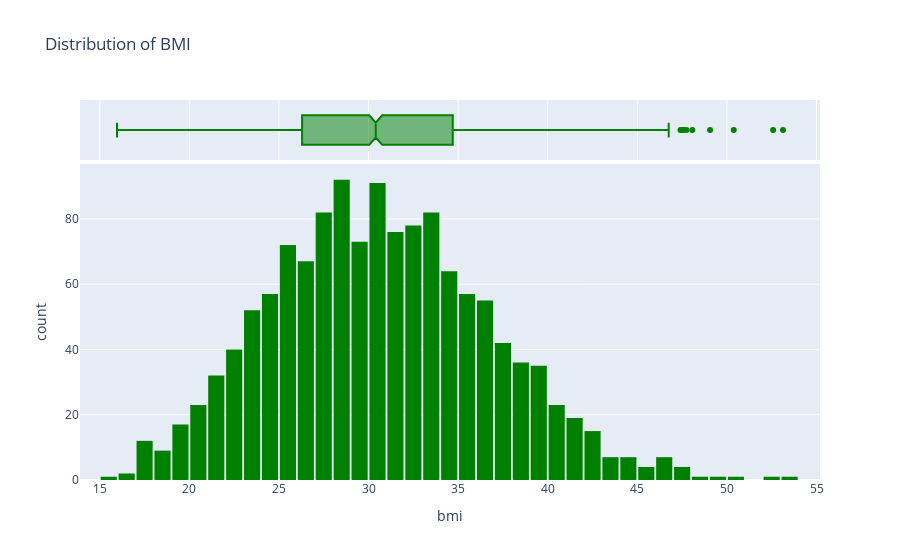

This figure's notebook cell:
### Code cell
fig1 = px.histogram(medical_df,x='bmi',marginal='box',color_discrete_sequence=['green'],title='Distribution of BMI')
fig1.update_layout(bargap=0.1)
fig1.show()

### Figure 1 — Plotly figure (JSON) as saved in the notebook; plotly's stock layout.template omitted (floating-point values rounded to 4 significant figures; data arrays with more than 128 entries replaced by an {"elided": "..."} marker saying what was removed)
{"data": [{"bingroup": "x", "hovertemplate": "bmi=%{x}<br>count=%{y}<extra></extra>", "legendgroup": "", "marker": {"color": "green", "pattern": {"shape": ""}}, "name": "", "orientation": "v", "showlegend": false, "type": "histogram", "x": {"elided": "1338 float values"}, "xaxis": "x", "yaxis": "y"}, {"hovertemplate": "bmi=%{x}<extra></extra>", "legendgroup": "", "marker": {"color": "green"}, "name": "", "notched": true, "showlegend": false, "type": "box", "x": {"elided": "1338 float values"}, "xaxis": "x2", "yaxis": "y2"}], "layout": {"bargap": 0.1, "barmode": "relative", "legend": {"tracegroupgap": 0}, "title": {"text": "Distribution of BMI"}, "xaxis": {"anchor": "y", "domain": [0, 1], "title": {"text": "bmi"}}, "xaxis2": {"anchor": "y2", "domain": [0, 1], "matches": "x", "showgrid": true, "showticklabels": false}, "yaxis": {"anchor": "x", "domain": [0, 0.8316], "title": {"text": "count"}}, "yaxis2": {"anchor": "x2", "domain": [0.8416, 1], "matches": "y2", "showgrid": false, "showline": false, "showticklabels": false, "ticks": ""}}}
